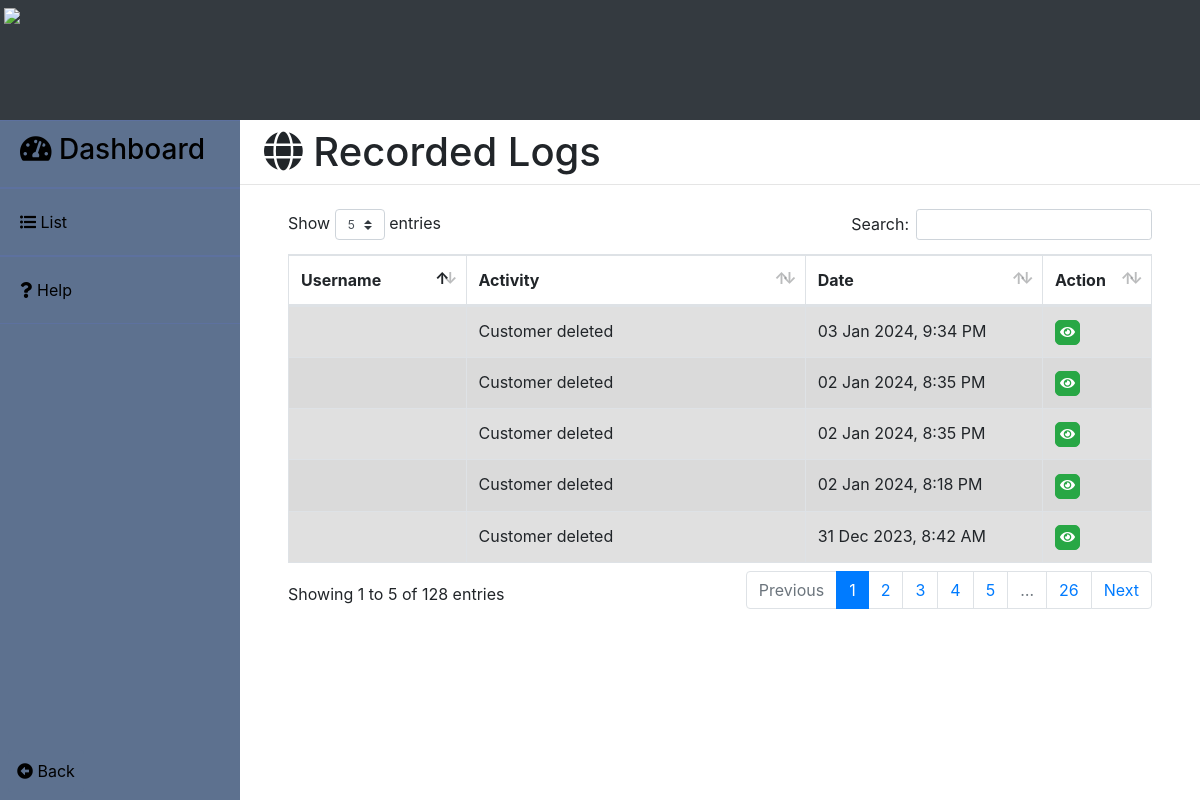
The page /logs/logs.php (signed in) on the database its author committed.
### tables this page shows
CREATE TABLE `logs` (
  `id` int(11) NOT NULL,
  `username` varchar(30) NOT NULL,
  `purpose` varchar(30) NOT NULL,
  `logs_time` datetime NOT NULL DEFAULT current_timestamp()
);

### logs/logs.php (the view, shortened to what this page needs)
<?php
	include("../server/connection.php");
	$sql = "SELECT * FROM logs ORDER BY id DESC";
	$result	= mysqli_query($db, $sql);
	?>
<!DOCTYPE html>
<html>
<head>
	<?php include('../templates/head1.php');?>
</head>
<body>
	<div class="contain h-100">
		<?php include('../logs/base.php');?>
		<div>
			<h1 class="ml-4 pt-2"><i class="fas fa-globe"></i> Recorded Logs</h1>
			<hr class="mt-0 mb-0">
			<div class="table-responsive mt-4 pl-5 pr-5">
				<table class="table table-striped table-bordered" id="logs_table" style="margin-top: -22px;">
				<thead>
					<tr>
						<th scope="col" class="column-text">Username</th>
						<th scope="col" class="column-text">Activity</th>
						<th scope="col" class="column-text">Date</th>
						<th scope="col" class="column-text">Action</th>
					</tr>
				</thead>
				<tbody class="table-hover">
					<?php
						while($row = mysqli_fetch_assoc($result)){
				  	?>
					<tr class="table-active">
						<td><?php echo $row['username'];?></td>
						<td><?php echo $row['purpose'];?></td>
						<td><?php echo date('d M Y, g:i A', strtotime($row['logs_time']));?></td>
						<td>
							<button type="button" name="view" value="View" style='font-size:10px; border-radius:5px;padding:4px;' id="<?php echo $row['id'];?>" class="btn btn-success btn-xs view_data"><i class="fas fa-eye fa-lg"></i></button>
						</td>
					</tr>
					<?php } ?>
				</tbody>
			</table>
			</div>
		</div>
	</div>
</body>
</html>

### rows shown on the page
logs: purpose "Customer deleted", logs_time "03 Jan 2024, 9:34 PM"
logs: purpose "Customer deleted", logs_time "02 Jan 2024, 8:35 PM"
logs: purpose "Customer deleted", logs_time "02 Jan 2024, 8:35 PM"
logs: purpose "Customer deleted", logs_time "02 Jan 2024, 8:18 PM"
logs: purpose "Customer deleted", logs_time "31 Dec 2023, 8:42 AM"
